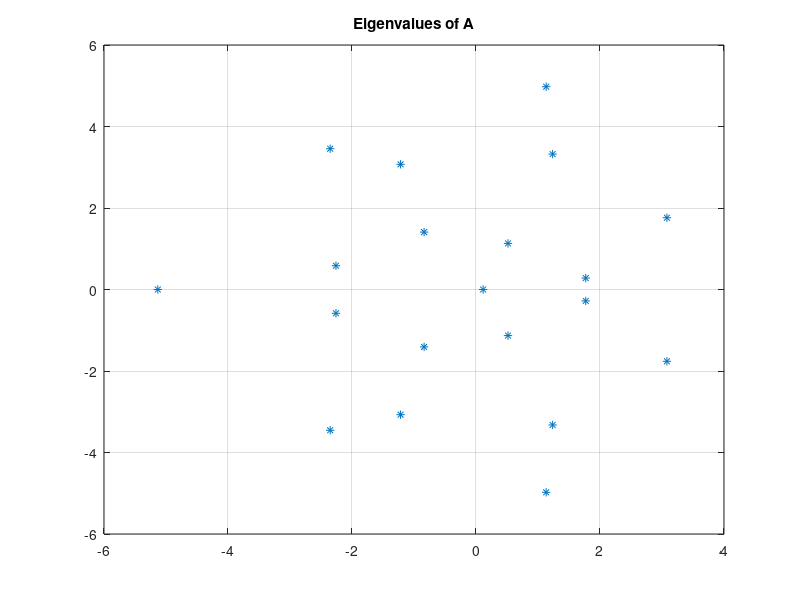
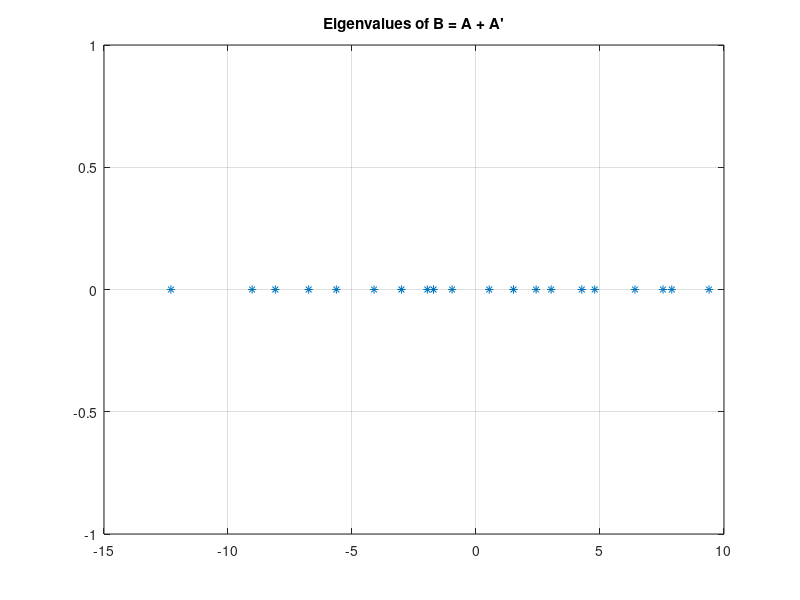
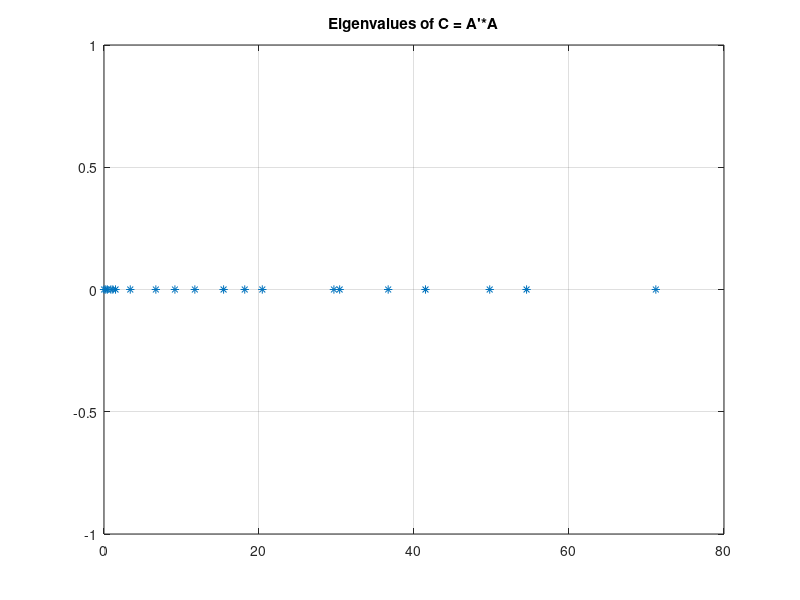

Here is the MATLAB script that generated these plots, in order:
% MATH2089: File = eigex.m
% Examples on eigenvalues of real n by n matrix

clear
format compact
echo on

% Size of matrix
n = 20;

% Randomly distrbuted entries from N(0,1)
A = randn(n,n);

% Eigenvalues
ev1 = eig(A);
figure(1)
plot(real(ev1), imag(ev1), '*');
grid on
title('Eigenvalues of A');
disp('Press any key to continue ...'); pause

% B = A + A' is symmetric
B = A + A';
ev2 = eig(B);
figure(2)
plot(real(ev2), imag(ev2), '*');
grid on
title('Eigenvalues of B = A + A''');
disp('Press any key to continue ...'); pause

% C = A'*A is symmetric, positive semi-definite
C = A'*A;
ev3 = eig(C);
figure(3)
plot(real(ev3), imag(ev3), '*');
grid on
title('Eigenvalues of C = A''*A');

echo off
